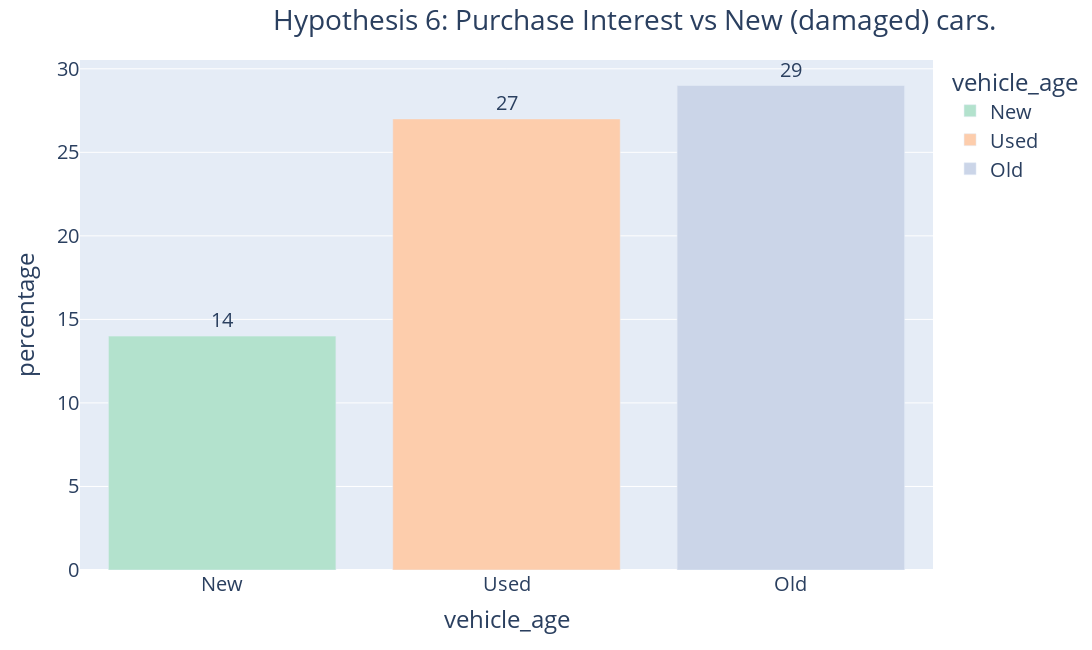

Notebook cell for this chart:
### Code cell
# 6. The interest on purchase the vehicle insurance is greater for customers that have new cars and have damaged their vehicles.
aux11 = df4[(df4['vehicle_damage'] == 1 )]
aux12 = pd.crosstab(aux11['vehicle_age'], aux11['response'])
aux12['percentage'] = round(aux12[1]/(aux12[0]+aux12[1])*100)

# Creating new dataframe for a bar chart
ax11 = [['New', 14 ],['Used', 27],['Old', 29]]
ax11_df = pd.DataFrame(ax11, columns=['vehicle_age','percentage'])

# Bar chart
fig = px.bar(ax11_df, 
             x='vehicle_age', 
             y='percentage', 
             color='vehicle_age', 
             text='percentage',
             width=1500,
             height=650, 
             color_discrete_sequence=px.colors.qualitative.Pastel2)
fig.update_traces(texttemplate='%{text:.2s}', 
                  textposition='outside')
fig.update_layout(title_text="Hypothesis 6: Purchase Interest vs New (damaged) cars.", 
                   title_x=0.25,
                   font=dict(size=20))
fig.show()

### Figure 1 — Plotly figure (JSON) as saved in the notebook; plotly's stock layout.template omitted (floating-point values rounded to 4 significant figures)
{"data": [{"alignmentgroup": "True", "hovertemplate": "vehicle_age=%{x}<br>percentage=%{text}<extra></extra>", "legendgroup": "New", "marker": {"color": "rgb(179,226,205)", "pattern": {"shape": ""}}, "name": "New", "offsetgroup": "New", "orientation": "v", "showlegend": true, "text": [14], "textposition": "outside", "texttemplate": "%{text:.2s}", "type": "bar", "x": ["New"], "xaxis": "x", "y": [14], "yaxis": "y"}, {"alignmentgroup": "True", "hovertemplate": "vehicle_age=%{x}<br>percentage=%{text}<extra></extra>", "legendgroup": "Used", "marker": {"color": "rgb(253,205,172)", "pattern": {"shape": ""}}, "name": "Used", "offsetgroup": "Used", "orientation": "v", "showlegend": true, "text": [27], "textposition": "outside", "texttemplate": "%{text:.2s}", "type": "bar", "x": ["Used"], "xaxis": "x", "y": [27], "yaxis": "y"}, {"alignmentgroup": "True", "hovertemplate": "vehicle_age=%{x}<br>percentage=%{text}<extra></extra>", "legendgroup": "Old", "marker": {"color": "rgb(203,213,232)", "pattern": {"shape": ""}}, "name": "Old", "offsetgroup": "Old", "orientation": "v", "showlegend": true, "text": [29], "textposition": "outside", "texttemplate": "%{text:.2s}", "type": "bar", "x": ["Old"], "xaxis": "x", "y": [29], "yaxis": "y"}], "layout": {"barmode": "relative", "font": {"size": 20}, "height": 650, "legend": {"title": {"text": "vehicle_age"}, "tracegroupgap": 0}, "margin": {"t": 60}, "title": {"text": "Hypothesis 6: Purchase Interest vs New (damaged) cars.", "x": 0.25}, "width": 1500, "xaxis": {"anchor": "y", "categoryarray": ["New", "Used", "Old"], "categoryorder": "array", "domain": [0, 1], "title": {"text": "vehicle_age"}}, "yaxis": {"anchor": "x", "domain": [0, 1], "title": {"text": "percentage"}}}}
